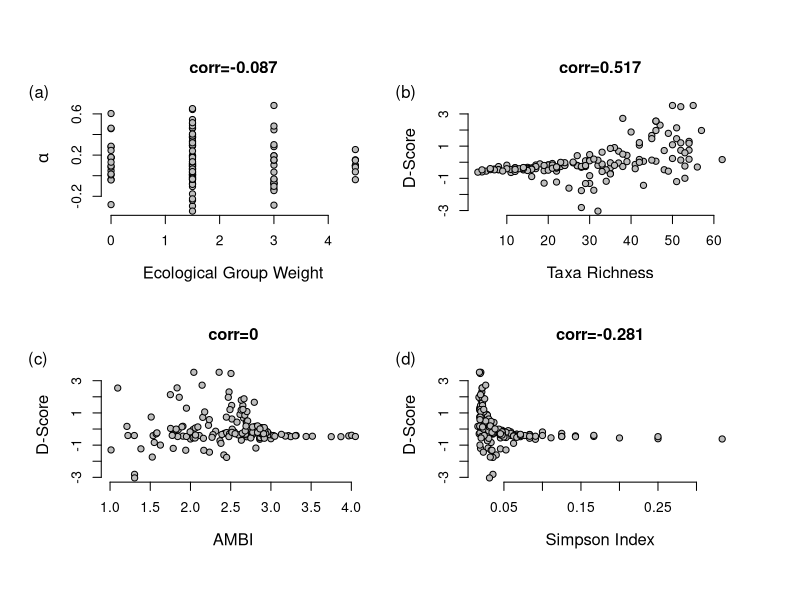

Generate this figure with R:
#This code is used to make Figure 6 of the main text

#get data on taxa
df<-read.csv("Data/habitat and TOC and species abundances for Long-term 2017 and 2018 samples.csv")
sp_start<-14
sp_dat<-df[,sp_start:dim(df)[2]]
names(sp_dat)
sp_dat[sp_dat>0]<-1
#get d-scores and alphas
d_dat<-read.csv("Data/Model/D_ScoresPriors.csv")
alphas<-read.csv("Data/Model/alphas_calibration.csv")
nms<-alphas$names

#calculate richness
taxa_rich<-apply(sp_dat[,nms],1,sum)
#calculate dominance
dom<-apply((sp_dat[,nms]/apply(sp_dat[,nms],1,sum))^2,1,sum)
#calculate an ambi-like

bc_scores<-read.csv("Data/AMBI EG for 551 taxa in 2017-2018.csv")
#grab our taxa
bc_scores<-bc_scores[which(bc_scores$X551.taxa%in%nms),]
colnames(bc_scores)[1]<-"names"
#merge with alpha estimates
df_bc<-merge(alphas,bc_scores,by="names")
#remove zeros
df_bc<-df_bc[-which(df_bc$AMBI2022==0),]
wts<-c(0,1.5,3,4.5,6)
amb3<-apply(t(t(df[,df_bc$names]/apply(df[,df_bc$names],1,sum))*wts[df_bc$AMBI2022]),1,sum)

#Figure 5
pdf("Output/Comparisons.pdf")
par(mfrow=c(2,2),oma=c(2,2,2,2))
plot(df_bc$est~wts[df_bc$AMBI2022],pch=21,bg="grey",xlab="Ecological Group Weight",ylab=bquote(alpha),bty='n',cex.lab=1.2,main=paste0("corr=",round(cor(df_bc$est,wts[df_bc$AMBI2022]),3)))
mtext(text = "(a)",side=3,adj =-.3)
plot(d_dat$est~apply(sp_dat[,nms],1,sum),pch=21,bg="grey",bty="n",xlab="Taxa Richness",ylab="D-Score",cex.lab=1.2,main=paste0("corr=",round(cor(d_dat$est,taxa_rich),3)))
mtext(text = "(b)",side=3,adj = -.3)
plot(d_dat$est~amb3,pch=21,bg="grey",bty="n",xlab=bquote("AMBI"),ylab="D-Score",cex.lab=1.2,main=paste0("corr=",round(cor(d_dat$est,amb3),3)))
mtext(text = "(c)",side=3,adj = -.3)
plot(d_dat$est~dom,pch=21,bg="grey",bty="n",xlab="Simpson Index",ylab="D-Score",cex.lab=1.2,main=paste0("corr=",round(cor(d_dat$est,dom),3)))
mtext(text = "(d)",side=3,adj = -.3)
dev.off()

